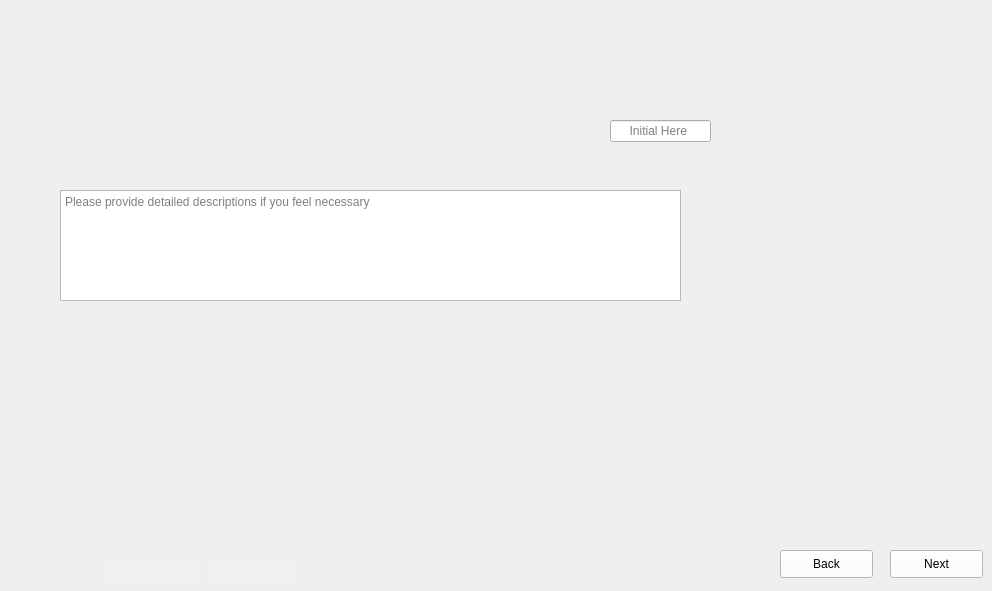
      <widget class="QWidget" name="Dice_Framing_Piezo_2">
       <property name="maximumSize">
        <size>
         <width>1024</width>
         <height>600</height>
        </size>
       </property>
       <property name="styleSheet">
        <string notr="true">border-image: url(:/images/images/Dice_Framing_Piezo_2.png);</string>
       </property>
       <widget class="QTextEdit" name="Dice_Framing_Piezo_2_Comments">
        <property name="geometry">
         <rect>
          <x>60</x>
          <y>190</y>
          <width>621</width>
          <height>111</height>
         </rect>
        </property>
        <property name="styleSheet">
         <string notr="true">border-image:None;</string>
        </property>
        <property name="placeholderText">
         <string>Please provide detailed descriptions if you feel necessary</string>
        </property>
       </widget>
       <widget class="QLineEdit" name="Dice_Framing_Piezo_2_Data">
        <property name="geometry">
         <rect>
          <x>610</x>
          <y>120</y>
          <width>101</width>
          <height>22</height>
         </rect>
        </property>
        <property name="styleSheet">
         <string notr="true">border-image:None;</string>
        </property>
        <property name="placeholderText">
         <string>     Initial Here</string>
        </property>
       </widget>
       <widget class="QPushButton" name="Dice_Framing_Piezo_2_Next">
        <property name="geometry">
         <rect>
          <x>890</x>
          <y>550</y>
          <width>93</width>
          <height>28</height>
         </rect>
        </property>
        <property name="styleSheet">
         <string notr="true">QPushButton{
background-color: rgb(255, 255, 255);
height: 35px;
border-image:None;
}
QPushButton::hover{
background-color: rgb(0, 0, 255);
}
QPushButton:pressed{
padding-top:7px;
padding-top:7px;
}</string>
        </property>
        <property name="text">
         <string>Next</string>
        </property>
       </widget>
       <widget class="QPushButton" name="Dice_Framing_Piezo_2_Back">
        <property name="geometry">
         <rect>
          <x>780</x>
          <y>550</y>
          <width>93</width>
          <height>28</height>
         </rect>
        </property>
        <property name="styleSheet">
         <string notr="true">QPushButton{
background-color: rgb(255, 255, 255);
height: 35px;
border-image:None;
}

QPushButton::hover{
background-color: rgb(0, 0, 255);
}
QPushButton:pressed{
padding-top:7px;
padding-top:7px;
}</string>
        </property>
        <property name="text">
         <string>Back</string>
        </property>
       </widget>
       <widget class="QLineEdit" name="Dice_Framing_Piezo_2_Initial">
        <property name="geometry">
         <rect>
          <x>210</x>
          <y>560</y>
          <width>81</width>
          <height>22</height>
         </rect>
        </property>
        <property name="styleSheet">
         <string notr="true">QLineEdit{
background-color: rgb(240, 240, 240);
border: none;
border-image:None;
}</string>
        </property>
       </widget>
       <widget class="QLineEdit" name="Dice_Framing_Piezo_2_Dates">
        <property name="geometry">
         <rect>
          <x>110</x>
          <y>560</y>
          <width>91</width>
          <height>22</height>
         </rect>
        </property>
        <property name="styleSheet">
         <string notr="true">QLineEdit{
background-color: rgb(240, 240, 240);
border: none;
border-image:None;
}</string>
        </property>
       </widget>
      </widget>
